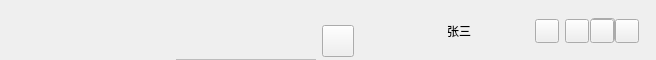
     <widget class="QWidget" name="titlewidget" native="true">
      <property name="sizePolicy">
       <sizepolicy hsizetype="Preferred" vsizetype="Fixed">
        <horstretch>0</horstretch>
        <verstretch>0</verstretch>
       </sizepolicy>
      </property>
      <property name="minimumSize">
       <size>
        <width>0</width>
        <height>60</height>
       </size>
      </property>
      <property name="maximumSize">
       <size>
        <width>16777215</width>
        <height>60</height>
       </size>
      </property>
      <property name="acceptDrops">
       <bool>true</bool>
      </property>
      <layout class="QHBoxLayout" name="horizontalLayout_6">
       <property name="bottomMargin">
        <number>0</number>
       </property>
       <item>
        <widget class="QWidget" name="widget_logo" native="true">
         <property name="minimumSize">
          <size>
           <width>150</width>
           <height>40</height>
          </size>
         </property>
         <property name="maximumSize">
          <size>
           <width>150</width>
           <height>60</height>
          </size>
         </property>
         <widget class="QLabel" name="label_titlebar_logo_img">
          <property name="geometry">
           <rect>
            <x>-10</x>
            <y>0</y>
            <width>163</width>
            <height>51</height>
           </rect>
          </property>
          <property name="minimumSize">
           <size>
            <width>163</width>
            <height>0</height>
           </size>
          </property>
          <property name="maximumSize">
           <size>
            <width>163</width>
            <height>16777215</height>
           </size>
          </property>
          <property name="text">
           <string/>
          </property>
         </widget>
        </widget>
       </item>
       <item>
        <widget class="QWidget" name="tabArea" native="true">
         <property name="sizePolicy">
          <sizepolicy hsizetype="Fixed" vsizetype="Fixed">
           <horstretch>0</horstretch>
           <verstretch>0</verstretch>
          </sizepolicy>
         </property>
         <property name="minimumSize">
          <size>
           <width>180</width>
           <height>70</height>
          </size>
         </property>
         <property name="maximumSize">
          <size>
           <width>650</width>
           <height>70</height>
          </size>
         </property>
         <layout class="QHBoxLayout" name="horizontalLayout">
          <property name="topMargin">
           <number>0</number>
          </property>
          <item>
           <widget class="QTabBar" name="sceneTabBar" native="true">
            <property name="sizePolicy">
             <sizepolicy hsizetype="Preferred" vsizetype="Fixed">
              <horstretch>0</horstretch>
              <verstretch>0</verstretch>
             </sizepolicy>
            </property>
            <property name="minimumSize">
             <size>
              <width>140</width>
              <height>40</height>
             </size>
            </property>
            <property name="maximumSize">
             <size>
              <width>600</width>
              <height>40</height>
             </size>
            </property>
           </widget>
          </item>
          <item>
           <widget class="QPushButton" name="tabAddSceneBtn">
            <property name="sizePolicy">
             <sizepolicy hsizetype="Fixed" vsizetype="Fixed">
              <horstretch>0</horstretch>
              <verstretch>0</verstretch>
             </sizepolicy>
            </property>
            <property name="minimumSize">
             <size>
              <width>32</width>
              <height>32</height>
             </size>
            </property>
            <property name="maximumSize">
             <size>
              <width>32</width>
              <height>32</height>
             </size>
            </property>
            <property name="styleSheet">
             <string notr="true"/>
            </property>
            <property name="text">
             <string/>
            </property>
           </widget>
          </item>
         </layout>
        </widget>
       </item>
       <item>
        <spacer name="horizontalSpacer_3">
         <property name="orientation">
          <enum>Qt::Horizontal</enum>
         </property>
         <property name="sizeHint" stdset="0">
          <size>
           <width>40</width>
           <height>20</height>
          </size>
         </property>
        </spacer>
       </item>
       <item>
        <widget class="QWidget" name="widget_Personal" native="true">
         <property name="sizePolicy">
          <sizepolicy hsizetype="Preferred" vsizetype="Preferred">
           <horstretch>0</horstretch>
           <verstretch>0</verstretch>
          </sizepolicy>
         </property>
         <property name="minimumSize">
          <size>
           <width>120</width>
           <height>40</height>
          </size>
         </property>
         <property name="maximumSize">
          <size>
           <width>120</width>
           <height>60</height>
          </size>
         </property>
         <widget class="QLabel" name="label_titlebar_nick">
          <property name="geometry">
           <rect>
            <x>38</x>
            <y>5</y>
            <width>81</width>
            <height>30</height>
           </rect>
          </property>
          <property name="minimumSize">
           <size>
            <width>30</width>
            <height>30</height>
           </size>
          </property>
          <property name="maximumSize">
           <size>
            <width>16777215</width>
            <height>60</height>
           </size>
          </property>
          <property name="text">
           <string>张三</string>
          </property>
         </widget>
         <widget class="QLabel" name="label_titlebar_portrait">
          <property name="geometry">
           <rect>
            <x>3</x>
            <y>5</y>
            <width>30</width>
            <height>30</height>
           </rect>
          </property>
          <property name="minimumSize">
           <size>
            <width>30</width>
            <height>30</height>
           </size>
          </property>
          <property name="maximumSize">
           <size>
            <width>16777215</width>
            <height>60</height>
           </size>
          </property>
          <property name="text">
           <string/>
          </property>
         </widget>
         <widget class="QWidget" name="widget_Portrait_2" native="true">
          <property name="geometry">
           <rect>
            <x>-80</x>
            <y>-120</y>
            <width>220</width>
            <height>60</height>
           </rect>
          </property>
          <property name="minimumSize">
           <size>
            <width>220</width>
            <height>60</height>
           </size>
          </property>
          <property name="maximumSize">
           <size>
            <width>120</width>
            <height>60</height>
           </size>
          </property>
          <widget class="QLabel" name="label_3">
           <property name="geometry">
            <rect>
             <x>120</x>
             <y>-3</y>
             <width>81</width>
             <height>60</height>
            </rect>
           </property>
           <property name="minimumSize">
            <size>
             <width>0</width>
             <height>60</height>
            </size>
           </property>
           <property name="maximumSize">
            <size>
             <width>16777215</width>
             <height>60</height>
            </size>
           </property>
           <property name="text">
            <string>logo文字</string>
           </property>
          </widget>
          <widget class="QLabel" name="label_logo_img_2">
           <property name="geometry">
            <rect>
             <x>20</x>
             <y>0</y>
             <width>100</width>
             <height>60</height>
            </rect>
           </property>
           <property name="minimumSize">
            <size>
             <width>100</width>
             <height>60</height>
            </size>
           </property>
           <property name="maximumSize">
            <size>
             <width>16777215</width>
             <height>60</height>
            </size>
           </property>
           <property name="text">
            <string>logo图片</string>
           </property>
          </widget>
         </widget>
         <widget class="QLabel" name="label_4">
          <property name="geometry">
           <rect>
            <x>240</x>
            <y>30</y>
            <width>81</width>
            <height>60</height>
           </rect>
          </property>
          <property name="minimumSize">
           <size>
            <width>0</width>
            <height>60</height>
           </size>
          </property>
          <property name="maximumSize">
           <size>
            <width>16777215</width>
            <height>60</height>
           </size>
          </property>
          <property name="text">
           <string>logo文字</string>
          </property>
         </widget>
         <widget class="QLabel" name="label_logo_img_3">
          <property name="geometry">
           <rect>
            <x>140</x>
            <y>33</y>
            <width>100</width>
            <height>60</height>
           </rect>
          </property>
          <property name="minimumSize">
           <size>
            <width>100</width>
            <height>60</height>
           </size>
          </property>
          <property name="maximumSize">
           <size>
            <width>16777215</width>
            <height>60</height>
           </size>
          </property>
          <property name="text">
           <string>logo图片</string>
          </property>
         </widget>
         <widget class="QLabel" name="label_5">
          <property name="geometry">
           <rect>
            <x>150</x>
            <y>-113</y>
            <width>81</width>
            <height>60</height>
           </rect>
          </property>
          <property name="minimumSize">
           <size>
            <width>0</width>
            <height>60</height>
           </size>
          </property>
          <property name="maximumSize">
           <size>
            <width>16777215</width>
            <height>60</height>
           </size>
          </property>
          <property name="text">
           <string>logo文字</string>
          </property>
         </widget>
         <widget class="QLabel" name="label_logo_img_4">
          <property name="geometry">
           <rect>
            <x>50</x>
            <y>-120</y>
            <width>100</width>
            <height>60</height>
           </rect>
          </property>
          <property name="minimumSize">
           <size>
            <width>100</width>
            <height>60</height>
           </size>
          </property>
          <property name="maximumSize">
           <size>
            <width>16777215</width>
            <height>60</height>
           </size>
          </property>
          <property name="text">
           <string>logo图片</string>
          </property>
         </widget>
        </widget>
       </item>
       <item>
        <widget class="QWidget" name="widget_2" native="true">
         <property name="sizePolicy">
          <sizepolicy hsizetype="Preferred" vsizetype="Preferred">
           <horstretch>0</horstretch>
           <verstretch>0</verstretch>
          </sizepolicy>
         </property>
         <property name="minimumSize">
          <size>
           <width>110</width>
           <height>40</height>
          </size>
         </property>
         <property name="maximumSize">
          <size>
           <width>110</width>
           <height>60</height>
          </size>
         </property>
         <widget class="QPushButton" name="pushbt_main_set">
          <property name="geometry">
           <rect>
            <x>0</x>
            <y>8</y>
            <width>24</width>
            <height>24</height>
           </rect>
          </property>
          <property name="text">
           <string/>
          </property>
         </widget>
         <widget class="QPushButton" name="pushbt_main_mini">
          <property name="geometry">
           <rect>
            <x>30</x>
            <y>8</y>
            <width>24</width>
            <height>24</height>
           </rect>
          </property>
          <property name="minimumSize">
           <size>
            <width>0</width>
            <height>0</height>
           </size>
          </property>
          <property name="text">
           <string/>
          </property>
         </widget>
         <widget class="QPushButton" name="pushbt_main_max">
          <property name="geometry">
           <rect>
            <x>56</x>
            <y>7</y>
            <width>24</width>
            <height>24</height>
           </rect>
          </property>
          <property name="text">
           <string/>
          </property>
         </widget>
         <widget class="QPushButton" name="pushbt_main_restore">
          <property name="geometry">
           <rect>
            <x>55</x>
            <y>8</y>
            <width>24</width>
            <height>24</height>
           </rect>
          </property>
          <property name="text">
           <string/>
          </property>
         </widget>
         <widget class="QPushButton" name="pushbt_main_close">
          <property name="geometry">
           <rect>
            <x>80</x>
            <y>8</y>
            <width>24</width>
            <height>24</height>
           </rect>
          </property>
          <property name="text">
           <string/>
          </property>
         </widget>
         <widget class="QLabel" name="label_spite_line">
          <property name="geometry">
           <rect>
            <x>28</x>
            <y>11</y>
            <width>1</width>
            <height>20</height>
           </rect>
          </property>
          <property name="text">
           <string/>
          </property>
         </widget>
        </widget>
       </item>
      </layout>
     </widget>
